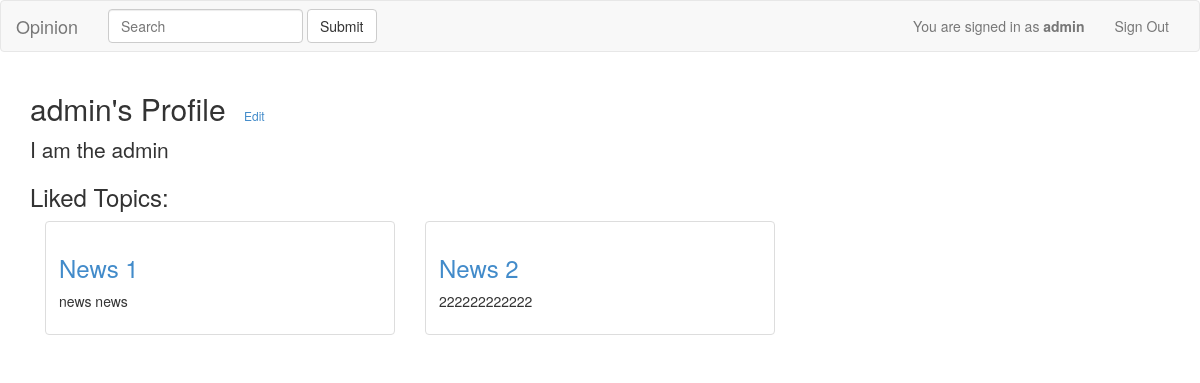
/profile/ (signed in), run on the app's committed database.
### appopinion/models.py (models this page shows)
class Profile(models.Model):
    user = models.ForeignKey(User)
    motto = models.CharField(max_length=200, blank=True)
    likes = models.ManyToManyField(Topic, blank=True)

class Topic(models.Model):
    title = models.CharField(max_length=255)
    date = models.DateTimeField('date published')
    content = models.TextField()
    url = models.CharField(max_length=255)
    source = models.CharField(max_length=255)
    likecount = models.BigIntegerField(default=0)

### appopinion/views.py (the view)
# urls.py: url(r'^profile/$', views.profile, name='profile'),
@login_required(login_url='/signin/')
def profile(request):
    usr = request.user
    profile = Profile.objects.get(user=usr)
    context = {
                'user':usr,
                'profile':profile,
                'liked_topics':profile.likes.all,
              }
    return render(request, 'appopinion/profile.html', context)

### appopinion/template/appopinion/profile.html
{% extends 'appopinion/base.html' %}
{% block content%}
<div class="container">
    <h2 class="form-signin-heading">{{ user.username }}'s Profile <a class='btn-sm' href='edit/'>Edit</a></h2>
    <p class="lead">{{ profile.motto }}</p>
    <h3>Liked Topics:</h3>
   {% for topic in liked_topics %}
  	<div class="col-sm-6 col-md-4">
        <div class="thumbnail">
          <div class="caption">
            <a href="../topic_id={{topic.id }}">
                <h3>{{ topic.title |truncatewords:10}}</h3>
            </a>
            <p> {{ topic.content|truncatewords:20 }}</p>
          </div>
        </div>
  	</div>
    {% endfor %}
</div>
{% endblock %}

### appopinion/template/appopinion/base.html (shortened to what this page needs)
{% load staticfiles %}
{% load dajaxice_templatetags %}
<!DOCTYPE html>
<html lang="en">
<head>
    <link rel="stylesheet" type="text/css" href="{% static 'appopinion/bootstrap.min.css' %}">
</head>
<body>
<nav class="navbar navbar-default" role="navigation">
  <div class="container-fluid">
    <div class="navbar-header">
      <a class="navbar-brand" href="/">Opinion  </a>
    </div>
    <div class="collapse navbar-collapse" id="bs-example-navbar-collapse-1">
      <form class="navbar-form navbar-left" role="search">
        <div class="form-group">
          <input type="text" class="form-control" placeholder="Search">
        </div>
        <button type="submit" class="btn btn-default">Submit</button>
      </form>
      <ul class="nav navbar-nav navbar-right">
        {% if user.is_authenticated %}
          <li><a>You are signed in as <b>{{user.username}}</b></a></li>
          <li><a href="/signout/">Sign Out</a></li>
        {% else %}
          <li><a href="/signin/">Sign In</a></li>
          <li><a href="/signup/">Sign Up</a></li>
        {% endif %}
      </ul>
    </div>
  </div>
</nav>
{% block content %}{% endblock %}
</body>
</html>

### data on the page
Profile: motto "I am the admin"
Topic: title "News 1", content "news news"
Topic: title "News 2", content "222222222222"

### other printed values
{{ user.username }} "admin"
